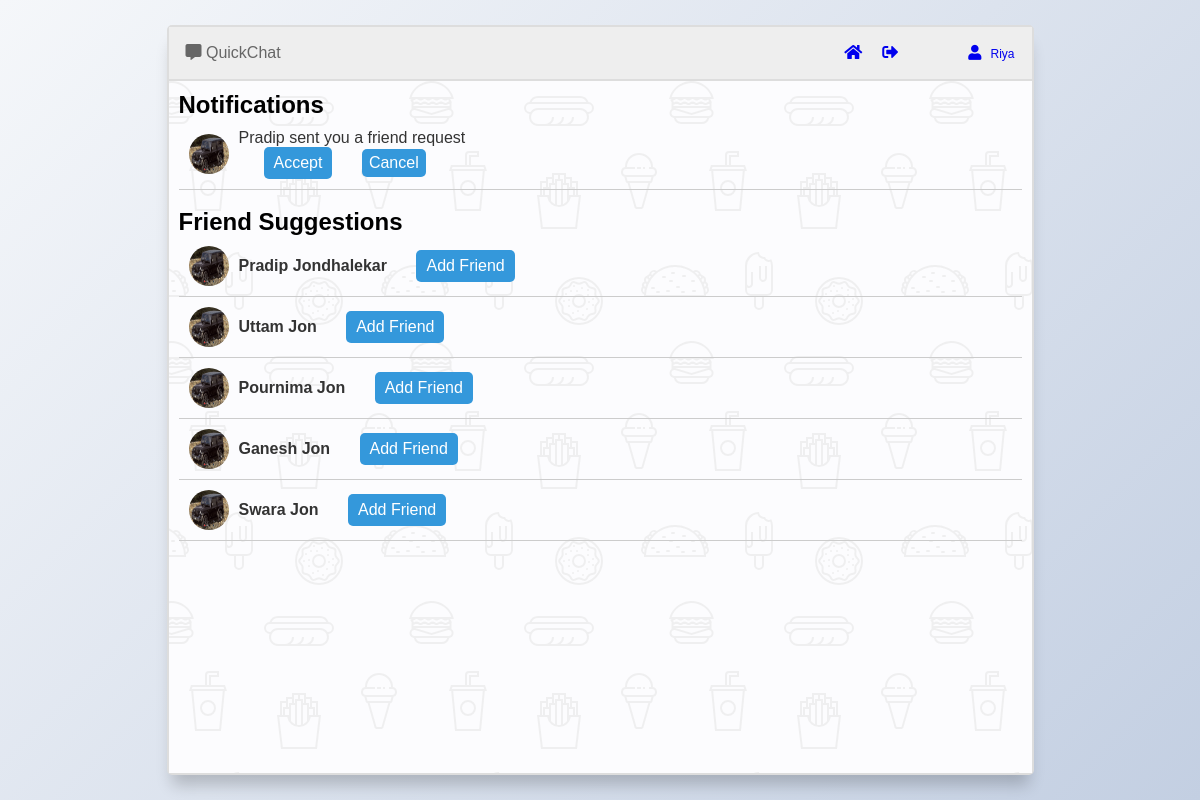
Screenshot of /notifications/ (signed in) with the database file from the repository.
### chatapp/models.py (models this page shows, shortened)
class FriendRequest(models.Model):
    sender=models.ForeignKey(User,on_delete=models.CASCADE)
    receiver=models.ForeignKey(User,on_delete=models.CASCADE,related_name='requests')
    status=models.CharField(max_length=10,choices=(('ACCEPTED','Accepted'),('REJECTED','Rejected'),('PENDING','Pending')))

class UserProfile(models.Model):
    user=models.OneToOneField(User,on_delete=models.CASCADE,related_name='profile')
    email=models.CharField(max_length=100,blank=True,null=True)
    first_name=models.CharField(max_length=100,blank=True,null=True)
    last_name=models.CharField(max_length=100,blank=True,null=True)
    profile_pic=models.ImageField(upload_to='profile',blank=True,null=True)
    friends=models.ManyToManyField(User,blank=True,null=True,related_name='friends')

### chatapp/views.py (the view)
# urls.py: path('notifications/',suggestion,name='notifications'),
@login_required
def suggestion(request):
    user=request.user
    profile=UserProfile.objects.get(user=user)
    friends=profile.friends.all()
    friend_ids = friends.values_list('id', flat=True)
    suggested_profiles=User.objects.exclude(id__in=friend_ids).exclude(profile=profile).exclude(is_staff=True)
    f_requests=FriendRequest.objects.filter(receiver__in=suggested_profiles,sender=user)
    friend_requests=FriendRequest.objects.filter(receiver=request.user)
    context={'suggestions':suggested_profiles,'f_requests':f_requests,'friend_requests':friend_requests}
    return render(request,'notifications.html',context)

### chatapp/templatetags/custom_filters.py (called while the page is built)
@register.filter
def is_f_request_sent(id,f_request):
    return any(id== f.receiver.id for f in f_request)

### chatapp/templates/notifications.html (shortened to what this page needs)
<!DOCTYPE html>
<html lang="en">
<head>
  {% load static %}
  {% load custom_filters %}
<link rel="stylesheet" href="https://cdnjs.cloudflare.com/ajax/libs/font-awesome/5.15.3/css/all.min.css">
<link href="{% static 'css/chat_window.css' %}" rel="stylesheet">
</head>
<body>
<section class="msger">
  <header class="msger-header">
    <div class="msger-header-title">
      <i class="fas fa-comment-alt"></i> QuickChat
    </div>
    <div class="msger-header-options">
      <a href="{% url 'index' %}"><i class="fas fa-home"></i></a>
      <a href="{% url 'logout' %}"><i class="fas fa-sign-out-alt"></i></a>
      <a href="{% url 'update_profile' %}" class="user-icon">
        <i class="fas fa-user"></i>
        <span class="username">{{request.user.first_name}}</span>
      </a>
    </div>
  </header>
  <main class="msger-chat">
    <h2>Notifications</h2>
    <div class="notification">
        <ul>
        {% for friend_request in friend_requests %}
        <li>
          <a href="#" class="person">
            <img src="{{friend_request.sender.profile.profile_pic.url}}" alt="Profile Picture">
            <div class="person-details">
                <p class="notification-msg">{{friend_request.sender.first_name}} sent you a friend request</p>
                <div class="notification-actions">
                  <button style="background-color: #3498db; color: #fff; border: none; padding: 7px 10px;
                  text-align: center;
                  text-decoration: none;
                  display: inline-block;font-size: 16px;
                  border-radius: 5px;
                  cursor: pointer; margin-left: 25px;" class="accept-btn" data-url="{% url 'accept_friend_request' friend_request.sender.id %}">Accept</button>
                  <button style="background-color: #3498db; color: #fff; border: none; padding: 5px 7px;
                  text-align: center;
                  text-decoration: none;
                  display: inline-block;font-size: 16px;
                  border-radius: 5px;
                  cursor: pointer; margin-left: 25px;" class="cancel-btn">Cancel</button>
                </div>
            </div>
          </a>
        </li>
        {% empty %}
        <p>No notifications available.</p>
        {% endfor %}
        </ul>
      </div>
      <br>
      <div class="msger-people-list">
        <h2>Friend Suggestions</h2>
        <div class="scroll-container">
        <ul>
          {% for suggestion in suggestions %}
          <li>
            <a href="#" class="person">
              <img src="{{suggestion.profile.profile_pic.url}}" alt="Profile Picture">
            {% if suggestion.id|is_f_request_sent:f_requests %}
              <div class="person-details">
                <span class="person-name">{{suggestion.first_name}}</span>
                <span class="" >Request sent</span>
                  <button class="cancel-btn" data-url="{% url 'cancel_request' suggestion.id %}">Cancel Request</button>
              </div>
              {% else %}
              <div class="person-details">
                <span class="person-name">{{suggestion.first_name}} {{suggestion.last_name}}</span>
                <button class="add-btn" style="background-color: #3498db; color: #fff; border: none; padding: 7px 10px;
                text-align: center;
                text-decoration: none;
                display: inline-block;font-size: 16px;
                border-radius: 5px;
                cursor: pointer; margin-left: 25px;" data-url="{% url 'send_friend_request' suggestion.id %}">Add Friend</button>
              </div>
              {% endif %}
            </a>
          </li>
          {% endfor %}
        </ul>
        </div>
      </div>
</main>
</section>
</body>
</html>

### chatapp/static/css/chat_window.css (style rules this page uses)
:root { --body-bg: linear-gradient(135deg, #f5f7fa 0%, #c3cfe2 100%); --msger-bg: #fff; --border: 2px solid #ddd; --left-msg-bg: #ececec; --right-msg-bg: #579ffb; }
html { box-sizing: border-box; }
*, *:before, *:after { margin: 0; padding: 0; box-sizing: inherit; }
body { display: flex; justify-content: center; align-items: center; height: 100vh; background-image: var(--body-bg); font-family: Helvetica, sans-serif; }
.msger { display: flex; flex-flow: column wrap; justify-content: space-between; width: 100%; max-width: 867px; margin: 25px 10px; height: calc(100% - 50px); border: var(--border); border-radius: 5px; background: var(--msger-bg); box-shadow: 0 15px 15px -5px rgba(0, 0, 0, 0.2); }
.msger-header-options { display: flex; gap: 20px; }
.user-icon { font-size: 15px; margin-left: 50px; text-decoration: none; }
.username { font-size: 12px; padding-left: 5px; }
.scroll-container { max-height: 400px; overflow-y: auto; }
.msger-header { display: flex; justify-content: space-between; padding: 17px; border-bottom: var(--border); background: #eee; color: #666; }
.msger-chat { flex: 1; overflow-y: auto; padding: 10px; position: relative; }
.msger-people-list ul { list-style: none; padding: 0; }
.person { display: flex; align-items: center; padding: 10px; border-bottom: 1px solid #ccc; text-decoration: none; color: #333; }
.person img { width: 40px; height: 40px; border-radius: 50%; margin-right: 10px; }
.person-name { font-weight: bold; }
.notification ul { list-style: none; padding: 0; }
.msger-chat { background-color: #fcfcfe; }

### rows the page displays
FriendRequest: sender.profile.profile_pic (picture), sender.first_name "Pradip"

### other values shown
{{ request.user.first_name }} "Riya"
{{ suggestion.first_name }} "Pradip"
{{ suggestion.last_name }} "Jondhalekar"
{{ suggestion.first_name }} "Uttam"
{{ suggestion.last_name }} "Jon"
{{ suggestion.first_name }} "Pournima"
{{ suggestion.first_name }} "Ganesh"
{{ suggestion.first_name }} "Swara"
